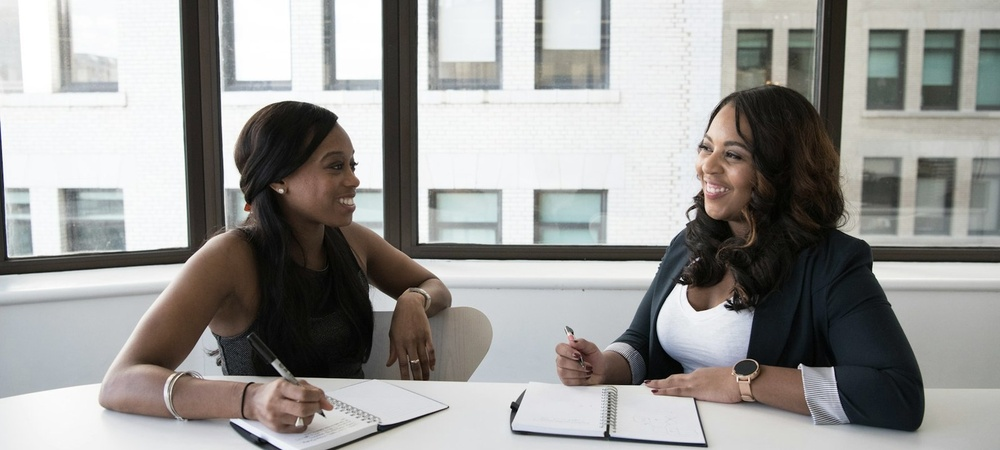
#> input picture instagram/posts/cuidar-antes/foto-conversa.jpg, 1000 x 450 px, shrunk from 1776 x 800 before the run
$ python tonalizar-tiffany.py ../posts/cuidar-antes/foto-conversa.jpg ../posts/cuidar-antes/mesa-reuniao-cinza.jpg
#> lines starting #> are read from the running program, lines starting #| are printed output that depends on the picture
# Deixa uma foto no tom Tiffany: gradiente de 4 paradas (verde nas sombras, Tiffany nos meios-tons, Tiffany bem
# claro nas luzes), misturado com 15% da cor original da foto. Feito para o teste do slide 4 do post de 21/10 (20/10).
# Uso: python3 tonalizar-tiffany.py foto.jpg saida.jpg [mistura da cor original, 0 a 1] [gama]
import sys
import numpy as np
from PIL import Image

def hexc(h): return np.array([int(h[i:i + 2], 16) for i in (1, 3, 5)], float)

PARADAS = [(0, '#1F3A36'), (.5, '#6FA79E'), (.78, '#96C5BD'), (1, '#E4F2EF')]

def tonalizar(src, dst, orig=.15, gama=1.0):
#> called with src = '../posts/cuidar-antes/foto-conversa.jpg', orig = 0.15, gama = 1
    im = np.asarray(Image.open(src).convert('RGB'), float) / 255
    L = im @ [.299, .587, .114]
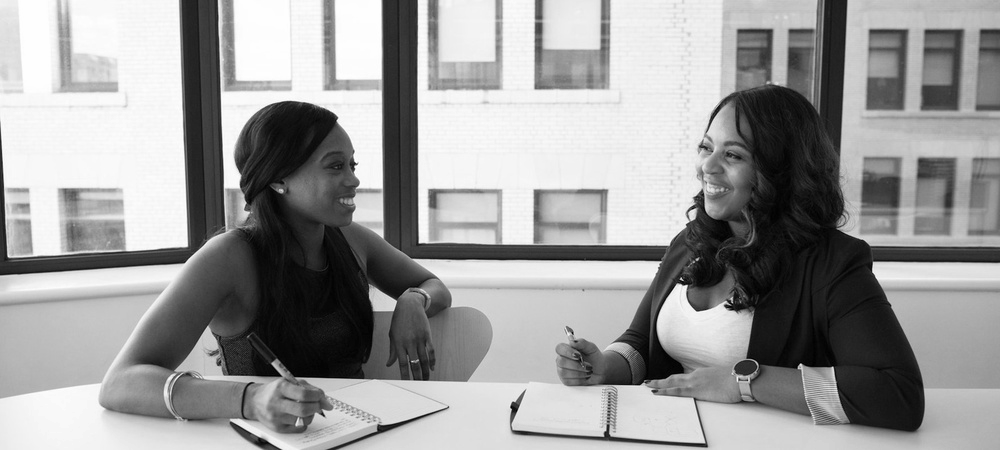
#> L: shape (450, 1000) float64; min 0, max 1, mean 0.604
    lo, hi = np.percentile(L, 1), np.percentile(L, 99)
#> lo = 0.0319; hi = 0.999
    L = np.clip((L - lo) / (hi - lo), 0, 1) ** gama
    xs = [p for p, _ in PARADAS]
    duo = np.stack([np.interp(L, xs, [hexc(c)[k] for _, c in PARADAS]) for k in range(3)], -1)
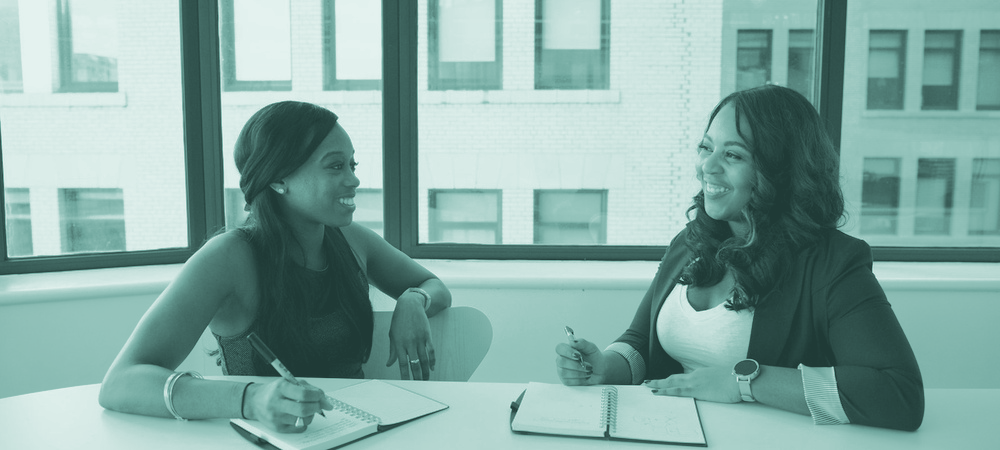
#> duo: shape (450, 1000, 3) float64; mean of channels 0, 1, 2 133.3, 169.6, 163.5; drawn as R, G, B
    out = duo * (1 - orig) + im * 255 * orig
    Image.fromarray(np.clip(out, 0, 255).astype('uint8')).save(dst, quality=90)

if __name__ == '__main__':
    tonalizar(sys.argv[1], sys.argv[2], *(float(a) for a in sys.argv[3:]))

$ run again, on instagram/posts/cuidar-antes/mesa-reuniao-tiffany.jpg
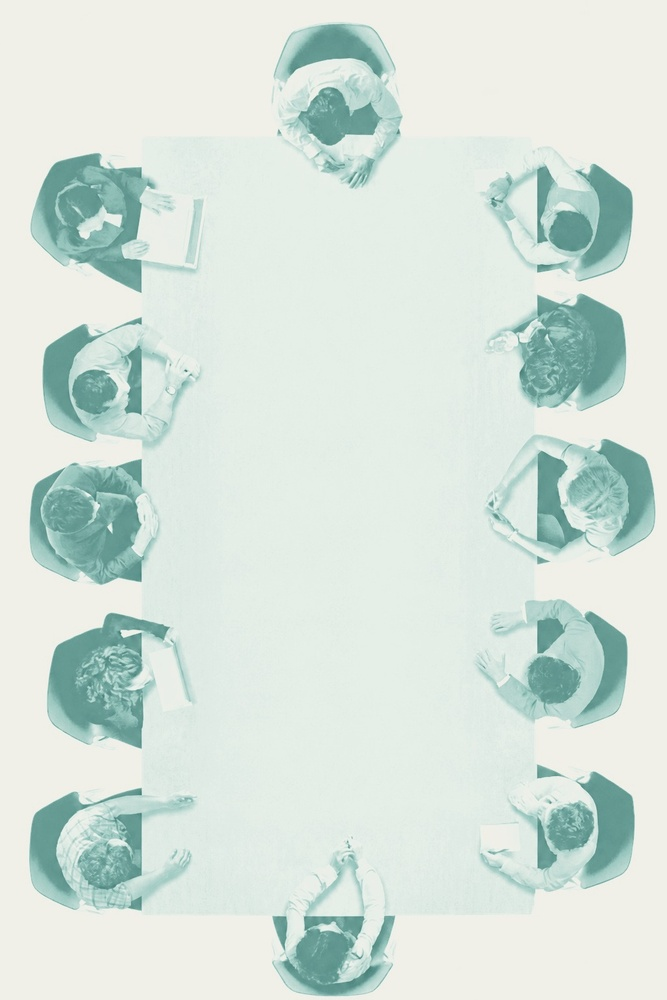
#> input picture instagram/posts/cuidar-antes/mesa-reuniao-tiffany.jpg, 667 x 1000 px, shrunk from 1024 x 1536 before the run
#> in tonalizar, `L = im @ [.299, .587, .114]`:
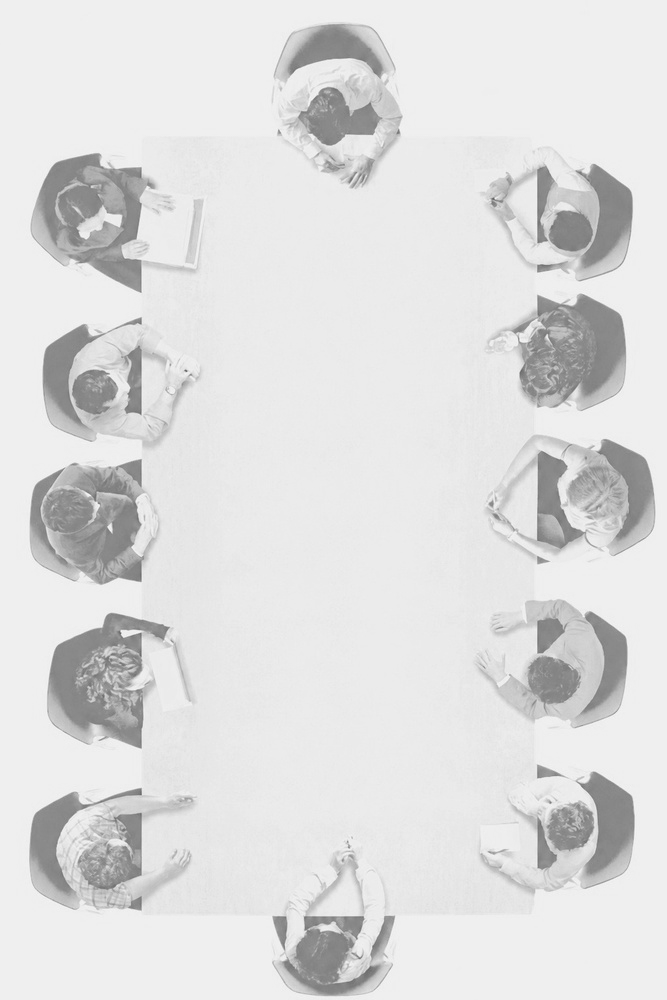
#> L: shape (1000, 667) float64; min 0.384, max 0.972, mean 0.871
#> lo = 0.519; hi = 0.939
#> in tonalizar, `duo = np.stack([np.interp(L, xs, [hexc(c)[k] for _, c in PARADAS]) for..`:
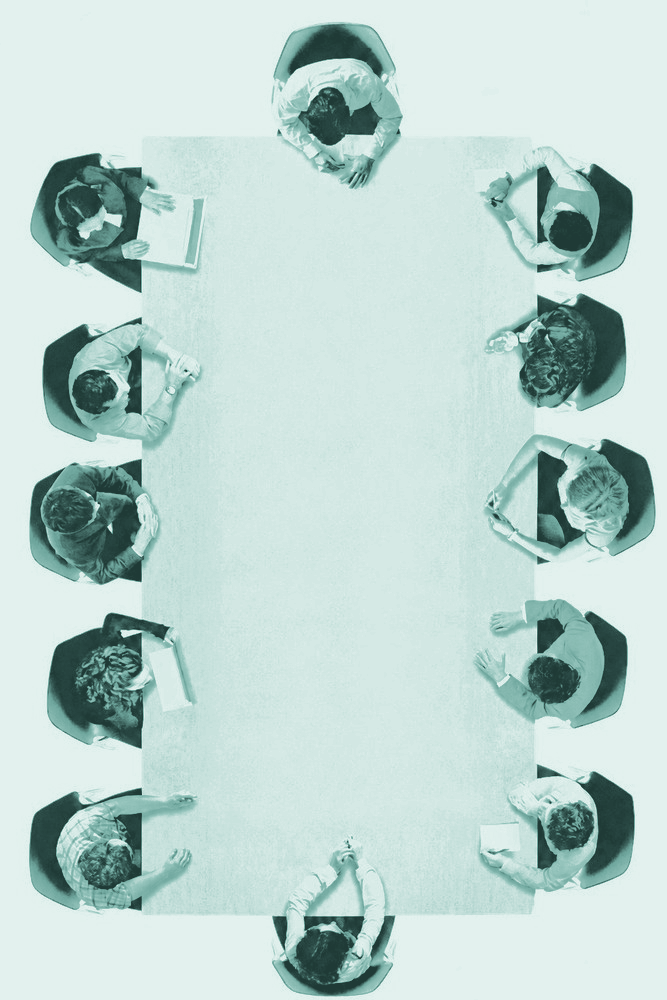
#> duo: shape (1000, 667, 3) float64; mean of channels 0, 1, 2 189, 212.6, 208.3; drawn as R, G, B
